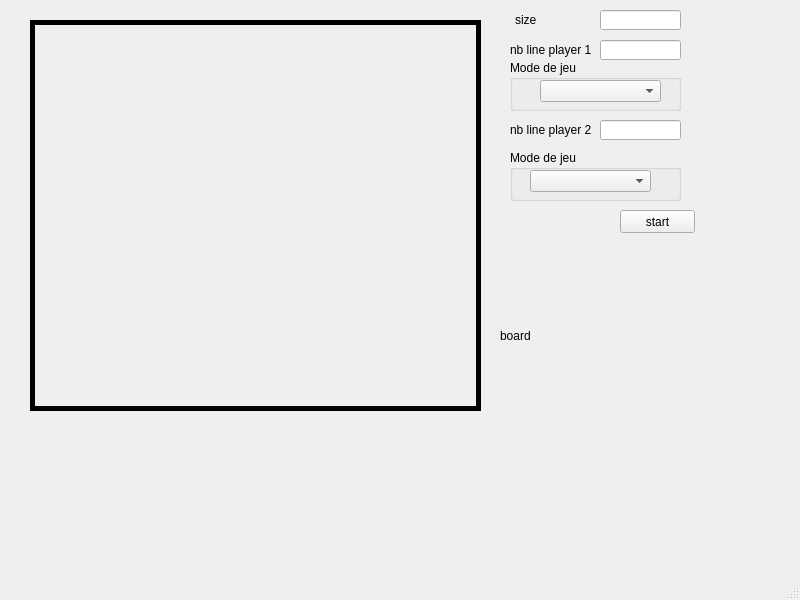
<?xml version="1.0" encoding="UTF-8"?>
<ui version="4.0">
 <class>MainWindow</class>
 <widget class="QMainWindow" name="MainWindow">
  <property name="geometry">
   <rect>
    <x>0</x>
    <y>0</y>
    <width>800</width>
    <height>600</height>
   </rect>
  </property>
  <property name="windowTitle">
   <string>MainWindow</string>
  </property>
  <widget class="QWidget" name="centralwidget">
   <widget class="QLabel" name="board_l">
    <property name="geometry">
     <rect>
      <x>500</x>
      <y>250</y>
      <width>291</width>
      <height>171</height>
     </rect>
    </property>
    <property name="text">
     <string>board</string>
    </property>
   </widget>
   <widget class="QPushButton" name="start">
    <property name="geometry">
     <rect>
      <x>620</x>
      <y>210</y>
      <width>75</width>
      <height>23</height>
     </rect>
    </property>
    <property name="text">
     <string>start</string>
    </property>
   </widget>
   <widget class="QLineEdit" name="size_tb">
    <property name="geometry">
     <rect>
      <x>600</x>
      <y>10</y>
      <width>81</width>
      <height>20</height>
     </rect>
    </property>
   </widget>
   <widget class="QLabel" name="nbLineP1_l">
    <property name="geometry">
     <rect>
      <x>510</x>
      <y>40</y>
      <width>81</width>
      <height>20</height>
     </rect>
    </property>
    <property name="text">
     <string>nb line player 1</string>
    </property>
   </widget>
   <widget class="QGroupBox" name="modeP1_gr">
    <property name="geometry">
     <rect>
      <x>510</x>
      <y>60</y>
      <width>171</width>
      <height>51</height>
     </rect>
    </property>
    <property name="title">
     <string>Mode de jeu</string>
    </property>
    <widget class="QComboBox" name="modeP1_IA">
     <property name="geometry">
      <rect>
       <x>30</x>
       <y>20</y>
       <width>121</width>
       <height>22</height>
      </rect>
     </property>
    </widget>
   </widget>
   <widget class="QLineEdit" name="nbLineP2_tb">
    <property name="geometry">
     <rect>
      <x>600</x>
      <y>120</y>
      <width>81</width>
      <height>20</height>
     </rect>
    </property>
   </widget>
   <widget class="QLabel" name="nbLineP2_l">
    <property name="geometry">
     <rect>
      <x>510</x>
      <y>120</y>
      <width>81</width>
      <height>20</height>
     </rect>
    </property>
    <property name="text">
     <string>nb line player 2</string>
    </property>
   </widget>
   <widget class="QGroupBox" name="modeP2_gr">
    <property name="geometry">
     <rect>
      <x>510</x>
      <y>150</y>
      <width>171</width>
      <height>51</height>
     </rect>
    </property>
    <property name="title">
     <string>Mode de jeu</string>
    </property>
    <widget class="QComboBox" name="modeP2_IA">
     <property name="geometry">
      <rect>
       <x>20</x>
       <y>20</y>
       <width>121</width>
       <height>22</height>
      </rect>
     </property>
    </widget>
   </widget>
   <widget class="QLineEdit" name="nbLineP1_tb">
    <property name="geometry">
     <rect>
      <x>600</x>
      <y>40</y>
      <width>81</width>
      <height>20</height>
     </rect>
    </property>
   </widget>
   <widget class="QLabel" name="size_l">
    <property name="geometry">
     <rect>
      <x>515</x>
      <y>10</y>
      <width>51</width>
      <height>20</height>
     </rect>
    </property>
    <property name="text">
     <string>size</string>
    </property>
   </widget>
   <widget class="QFrame" name="frame">
    <property name="geometry">
     <rect>
      <x>30</x>
      <y>20</y>
      <width>451</width>
      <height>391</height>
     </rect>
    </property>
    <property name="frameShape">
     <enum>QFrame::Box</enum>
    </property>
    <property name="frameShadow">
     <enum>QFrame::Plain</enum>
    </property>
    <property name="lineWidth">
     <number>5</number>
    </property>
    <property name="midLineWidth">
     <number>20</number>
    </property>
    <widget class="QWidget" name="gridLayoutWidget_2">
     <property name="geometry">
      <rect>
       <x>0</x>
       <y>0</y>
       <width>451</width>
       <height>391</height>
      </rect>
     </property>
     <layout class="QGridLayout" name="board_gl">
      <property name="leftMargin">
       <number>3</number>
      </property>
      <property name="topMargin">
       <number>3</number>
      </property>
      <property name="rightMargin">
       <number>3</number>
      </property>
      <property name="bottomMargin">
       <number>3</number>
      </property>
      <property name="spacing">
       <number>0</number>
      </property>
     </layout>
    </widget>
   </widget>
  </widget>
  <widget class="QMenuBar" name="menubar">
   <property name="geometry">
    <rect>
     <x>0</x>
     <y>0</y>
     <width>800</width>
     <height>21</height>
    </rect>
   </property>
  </widget>
  <widget class="QStatusBar" name="statusbar"/>
 </widget>
 <resources/>
 <connections/>
</ui>
